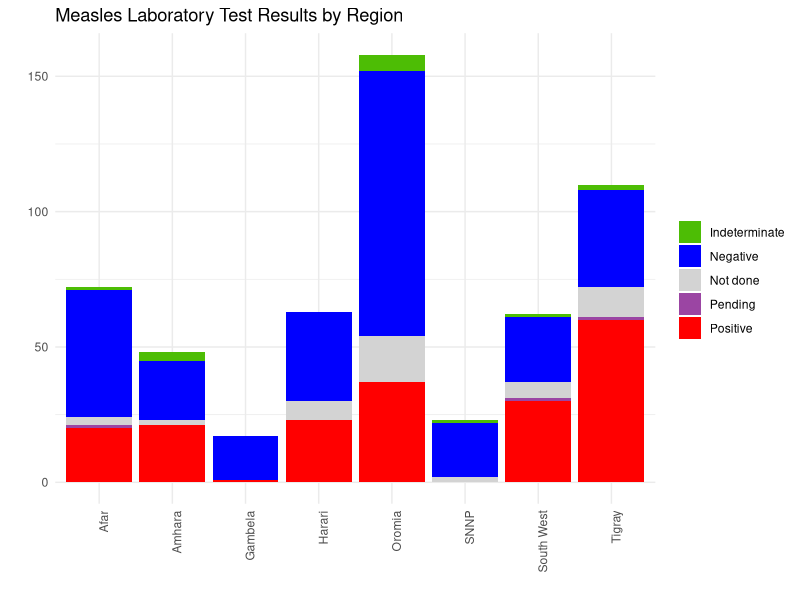

Write the R code that produced this figure. (Note: this script raises an error after producing the figure.)
# 02_measles_analysis.R(Analysis of measles laboratory data)

library(tidyverse)
library(readxl)

# Load data
measles_data <- read_excel("data/measles_lab.xlsx") %>% select(1:8) 

measles_summary <- measles_data %>% 
  rename(Region = `Province Of Residence`,  Result = `IgM Results`) %>%
  group_by(Region, Result) %>%
  summarise(Count = n(), .groups = "drop")

library(dplyr)

measles_summary <- measles_data %>%
  rename(Region = `Province Of Residence`, Result = `IgM Results`) %>%
  group_by(Region) %>%
  mutate(Result = case_when(
    Result == "1" ~ "Positive",
    Result == "2" ~ "Negative",
    Result == "3" ~ "Indeterminate",
    Result == "4" ~ "Not done",
    Result == "5" ~ "Pending",
    Result == "9" ~ "Unknown",
    TRUE ~ as.character(Result))) %>%
  group_by(Region, Result) %>%
  summarise(Count = n(), .groups = "drop")


# Create visualization
measles_plot <- ggplot(measles_summary, aes(x = Region, y = Count, fill = Result)) +
  geom_bar(stat = "identity", position = "stack") +
  scale_fill_manual(values = c(
    "Negative" = "blue",
    "Positive" = "red",
    "Not done" = "lightgray",
    "Indeterminate" = "#4dbd05",
    "Pending" = "#9b45a3",
    "Unknown" = "gray" )) +
  theme_minimal() + 
  labs(title = "Measles Laboratory Test Results by Region",
       x = "", y = "", fill = "") +
  theme(axis.text.x = element_text(angle = 90, hjust = 1))


# Save plot
ggsave(here("outputs", "figures", "measles_plot.png"), measles_plot, 
       width = 8, height = 6, dpi = 300)

# Save data
write.csv(measles_summary, here("outputs", "tables", "measles_summary.csv"), row.names = FALSE)

message("Measles analysis completed!")